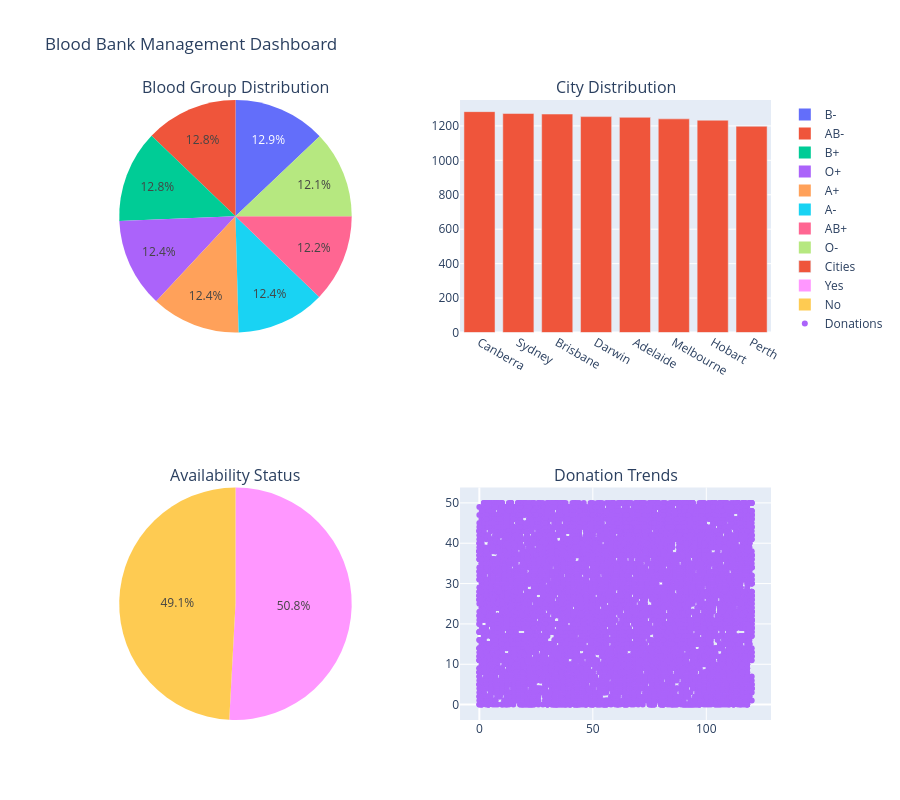

Notebook code cell kept with this figure:
### Code cell
# Interactive Dashboard
fig = make_subplots(
    rows=2, cols=2,
    subplot_titles=('Blood Group Distribution', 'City Distribution',
                    'Availability Status', 'Donation Trends'),
    specs=[[{'type': 'pie'}, {'type': 'bar'}],
           [{'type': 'pie'}, {'type': 'scatter'}]]
)

# Blood Group Pie
blood_group_counts = df['blood_group'].value_counts()
fig.add_trace(go.Pie(labels=blood_group_counts.index, values=blood_group_counts.values,
                     name='Blood Groups'), 1, 1)

# City Bar
city_counts = df['city'].value_counts()
fig.add_trace(go.Bar(x=city_counts.index, y=city_counts.values, name='Cities'), 1, 2)

# Availability Pie
avail_counts = df['availability'].value_counts()
fig.add_trace(go.Pie(labels=avail_counts.index, values=avail_counts.values,
                     name='Availability'), 2, 1)

# Scatter plot
fig.add_trace(go.Scatter(x=df['months_since_first_donation'], y=df['number_of_donation'],
                         mode='markers', name='Donations'), 2, 2)

fig.update_layout(height=800, title_text='Blood Bank Management Dashboard')
fig.show()

### Figure 1 — Plotly figure (JSON) as saved in the notebook; plotly's stock layout.template omitted (floating-point values rounded to 4 significant figures; data arrays with more than 128 entries replaced by an {"elided": "..."} marker saying what was removed)
{"data": [{"domain": {"x": [0, 0.45], "y": [0.625, 1]}, "labels": ["B-", "AB-", "B+", "O+", "A+", "A-", "AB+", "O-"], "name": "Blood Groups", "type": "pie", "values": [1290, 1284, 1282, 1240, 1238, 1236, 1219, 1211]}, {"name": "Cities", "type": "bar", "x": ["Canberra", "Sydney", "Brisbane", "Darwin", "Adelaide", "Melbourne", "Hobart", "Perth"], "xaxis": "x", "y": [1283, 1272, 1269, 1254, 1250, 1241, 1233, 1198], "yaxis": "y"}, {"domain": {"x": [0, 0.45], "y": [0, 0.375]}, "labels": ["Yes", "No"], "name": "Availability", "type": "pie", "values": [5085, 4915]}, {"mode": "markers", "name": "Donations", "type": "scatter", "x": {"elided": "10000 int values"}, "xaxis": "x2", "y": {"elided": "10000 int values"}, "yaxis": "y2"}], "layout": {"annotations": [{"font": {"size": 16}, "showarrow": false, "text": "Blood Group Distribution", "x": 0.225, "xanchor": "center", "xref": "paper", "y": 1, "yanchor": "bottom", "yref": "paper"}, {"font": {"size": 16}, "showarrow": false, "text": "City Distribution", "x": 0.775, "xanchor": "center", "xref": "paper", "y": 1, "yanchor": "bottom", "yref": "paper"}, {"font": {"size": 16}, "showarrow": false, "text": "Availability Status", "x": 0.225, "xanchor": "center", "xref": "paper", "y": 0.375, "yanchor": "bottom", "yref": "paper"}, {"font": {"size": 16}, "showarrow": false, "text": "Donation Trends", "x": 0.775, "xanchor": "center", "xref": "paper", "y": 0.375, "yanchor": "bottom", "yref": "paper"}], "height": 800, "title": {"text": "Blood Bank Management Dashboard"}, "xaxis": {"anchor": "y", "domain": [0.55, 1]}, "xaxis2": {"anchor": "y2", "domain": [0.55, 1]}, "yaxis": {"anchor": "x", "domain": [0.625, 1]}, "yaxis2": {"anchor": "x2", "domain": [0, 0.375]}}}
